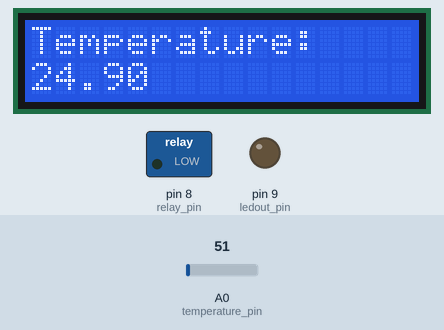
Bench run of a sketch on a simulated Arduino Uno, built with avr-gcc and run on an emulated ATmega328P. On the bench: 16×2 character LCD, switched loads named in the sketch (green lamp = pin HIGH), output pins drawn as LEDs (lit = HIGH). Inputs (shaded band) come from the test bench; at power-on: A0 (temperature_pin) = 51. What the sketch prints to the serial monitor is not drawn.

Above: at 1.2 s.
1.3 s: A0 (temperature_pin) set to 58
At 2.0 s:
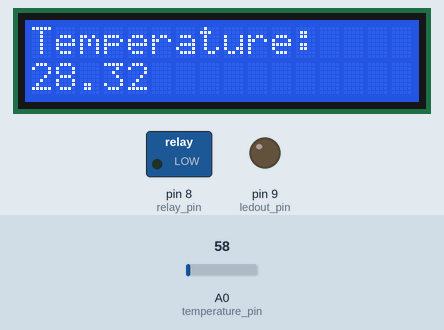
2.8 s: A0 (temperature_pin) set to 67
At 4.0 s:
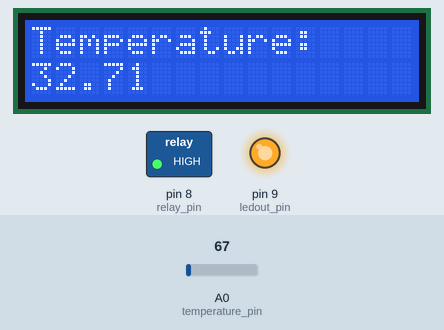
4.3 s: A0 (temperature_pin) set to 15
At 5.0 s:
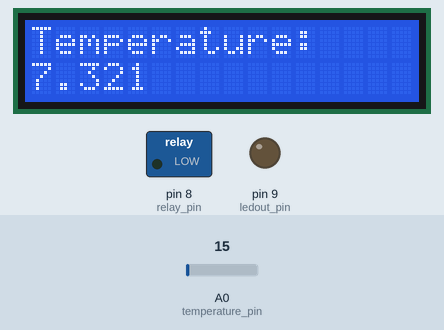
Timing chart, 0 to 7.3 s (numbered marks = the images above; inputs shaded):
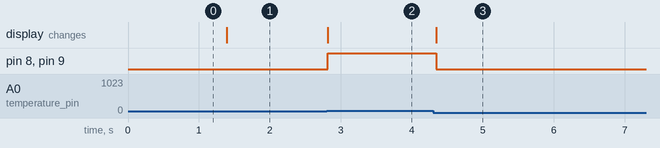

The sketch:

Temperature_Sensor.ino
```cpp
#include <LiquidCrystal.h>

LiquidCrystal lcd(2, 3, 4, 5, 6, 7);

int temperature_pin = 0;
int relay_pin = 8;
int ledout_pin = 9;

void setup(){
  pinMode(temperature_pin, INPUT);
  pinMode(relay_pin, OUTPUT);
  pinMode(ledout_pin, OUTPUT);

  Serial.begin(9600);
  lcd.begin(16,2);
  lcd.print("Temperature:");
  lcd.setCursor(0,1);
}

void loop(){
  int rawvoltage = analogRead(temperature_pin);

  float millivolts = (rawvoltage/1024.0) * 5000;
  float celsius = millivolts/10;

  lcd.setCursor(0,1);
  lcd.print(celsius);

  if(celsius >= 30.){
    digitalWrite(ledout_pin, HIGH);
    digitalWrite(relay_pin, HIGH);
  }else{
    digitalWrite(ledout_pin, LOW);
    digitalWrite(relay_pin, LOW);
  }

  Serial.print(celsius);
  Serial.println(" degrees Celsius");

  //Serial.print((celsius * 9)/5 + 32);
  //Serial.println(" degrees Fahrenheit");
  delay(100);
}
```

Measured:
- the behaviour switches between 61 and 62 on A0 (temperature_pin) (found by bisection; images 1 and 2)
- after the input at 1.3 s, the display: changes after 0.09 s (image 1)
- after the input at 2.8 s, pin 8 (relay_pin), pin 9 (ledout_pin): LOW → HIGH at once; the display: changes at once (image 2)
- after the input at 4.3 s, pin 8 (relay_pin), pin 9 (ledout_pin): HIGH → LOW at once; the display: changes at once (image 3)
